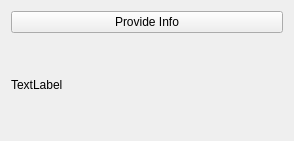
<?xml version="1.0" encoding="UTF-8"?>
<ui version="4.0">
 <class>Widget</class>
 <widget class="QWidget" name="Widget">
  <property name="geometry">
   <rect>
    <x>0</x>
    <y>0</y>
    <width>294</width>
    <height>141</height>
   </rect>
  </property>
  <property name="windowTitle">
   <string>Widget</string>
  </property>
  <layout class="QVBoxLayout" name="verticalLayout">
   <item>
    <widget class="QPushButton" name="provideInfoButton">
     <property name="text">
      <string>Provide Info</string>
     </property>
    </widget>
   </item>
   <item>
    <widget class="QLabel" name="infoLabel">
     <property name="sizePolicy">
      <sizepolicy hsizetype="Preferred" vsizetype="Expanding">
       <horstretch>0</horstretch>
       <verstretch>0</verstretch>
      </sizepolicy>
     </property>
     <property name="text">
      <string>TextLabel</string>
     </property>
     <property name="wordWrap">
      <bool>true</bool>
     </property>
    </widget>
   </item>
  </layout>
 </widget>
 <resources/>
 <connections/>
</ui>
